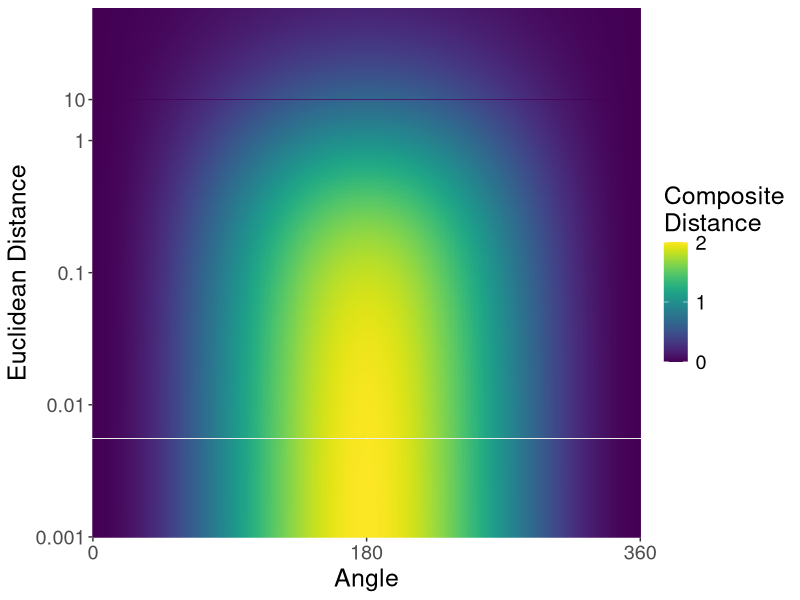
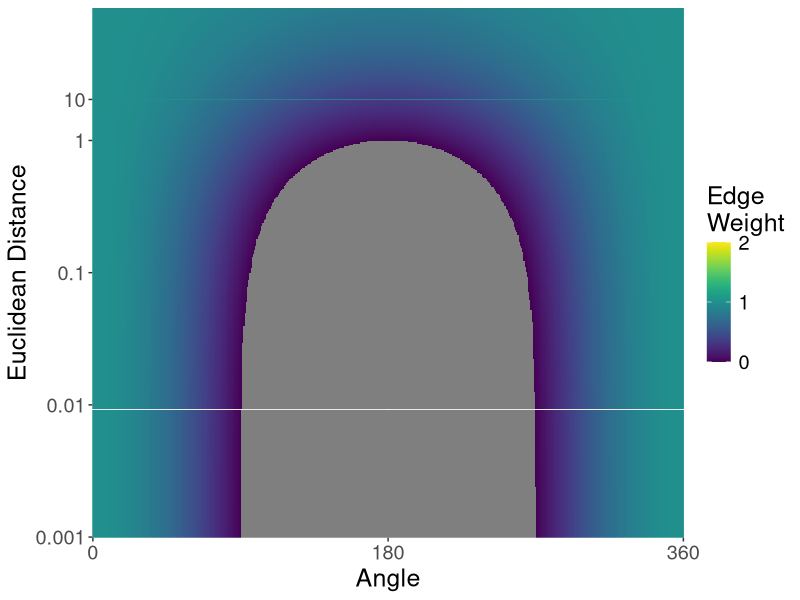
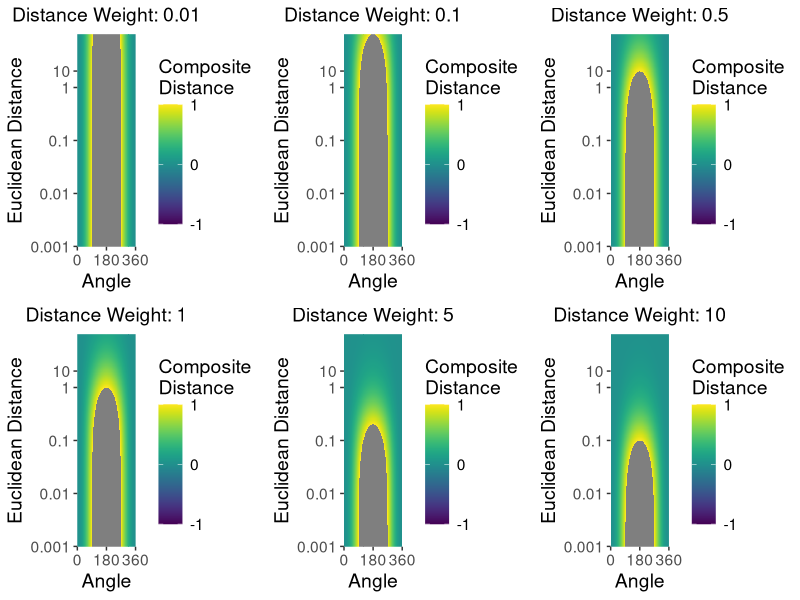
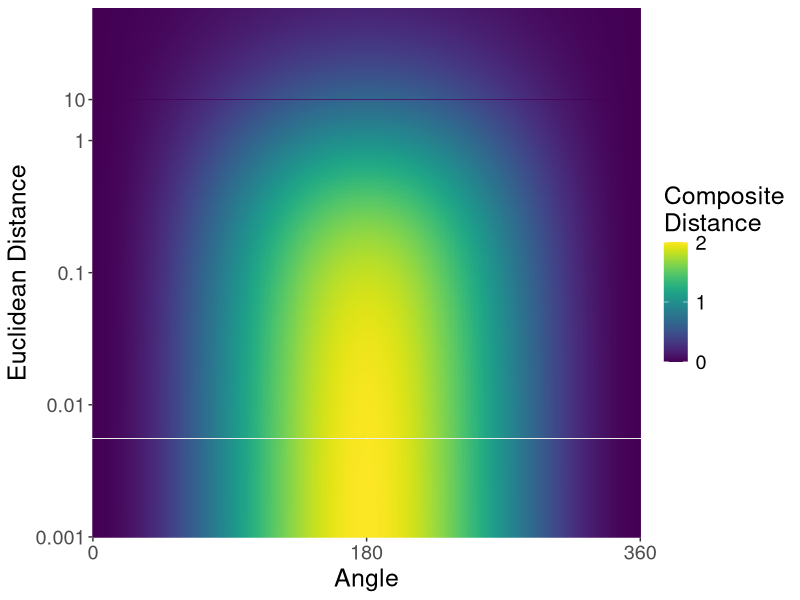
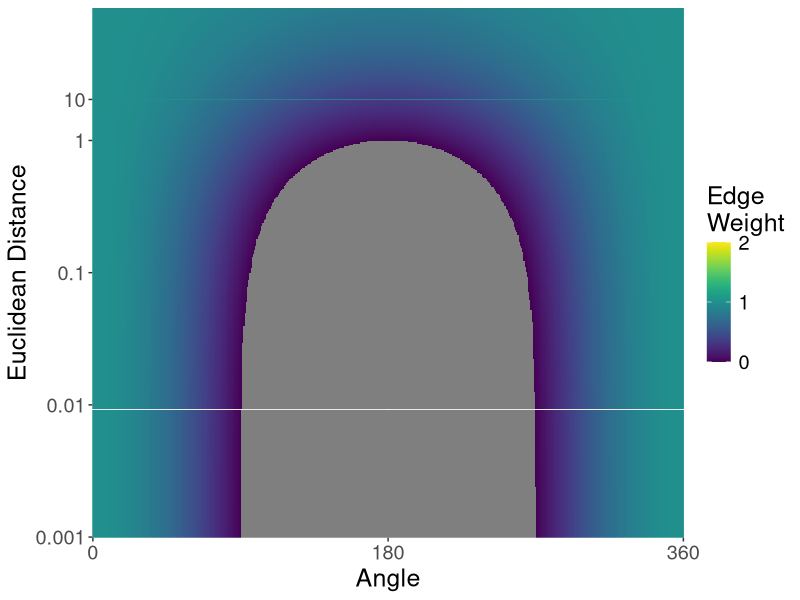

The R script that drew these images, in order:
### composite distance heatmap 
setwd("/Users/lylaatta/Documents/GitHub/veloviz/graphViz/figures")
#using velo_merfish environment 
library(ggplot2)
library(gridExtra)
library(reshape2)
library(viridis)
library(cowplot)
library(svglite)



#### Calculate composite distance for range of angles and euclidean distances
#### 
#EucDis weight = 1 
logd = seq(-3,1,0.01)
d = 10^logd #euclidean distance bw neighbor and projected state
a = as.numeric(formatC(seq(0,2*pi,((2*pi)/500)),digits = 3)) #angle bw velocity vector and 
negsim = 1 - cos(a)
inveuc = 1/(1+(d))
pwiseCDs = sapply(inveuc,function(x) x*negsim) #composite distance col=dist, row=angle 
#### Make heatmap of composite dist 
#melt for ggplot
colnames(pwiseCDs) = as.character(d)
rownames(pwiseCDs) = as.character(a)
cdLong = melt(pwiseCDs)
colnames(cdLong) = c("Angle","Distance","CD")
cdLong$Angle = as.character(cdLong$Angle)
cdLong$Distance = as.character(cdLong$Distance)
#plot heatmap
h <- ggplot(cdLong, aes(x=Angle, y=Distance, fill=CD)) + geom_tile() + 
                        labs(x="Angle",y="Euclidean Distance",fill = "Composite\nDistance") + 
                        scale_fill_viridis(limits = c(0,2), breaks = c(0,1,2)) +
                        scale_y_discrete(breaks = c(0.001,0.01,0.1,1,10)) + 
                        scale_x_discrete(breaks = c(0,3.14,6.28), labels = c("0","180","360")) +
                        theme(text = element_text(size = 18))
h
ggsave(file = "heatmap_cd2.png", plot = h, width = 8, height = 6)

#corresponding edge weights 
#### Make heatmap of edge weights 
ewLong = cdLong
ewLong$CD = 1 - ewLong$CD
colnames(ewLong) = c("Angle","Distance","EW")
hm2 = ggplot(ewLong, aes(x=Angle, y=Distance, fill=EW)) + geom_tile() + labs(x="Angle",y="Euclidean Distance",fill = "Edge\nWeight") + 
  scale_fill_viridis(limits = c(0,2), breaks = c(0,1,2)) +
  scale_y_discrete(expand=c(0,0), breaks = c(0.001,0.01,0.1,1,10,100)) + 
  scale_x_discrete(expand=c(0,0), breaks = c(0,3.14,6.28), labels = c("0","180","360")) +
  theme(text = element_text(size = 18))
hm2
ggsave(file = "heatmap_ew.png", plot = hm2, width = 8, height = 6)


#Change EucDis weight
ws = c(0.01,0.1,0.5,1,5,10)
hs = vector("list", length = 6)
for (w in c(1:length(ws))){
  currW = ws[w]
  inveuc = 1/(1+(currW*d))
  pwiseCDs = sapply(inveuc,function(x) x*negsim) #composite distance col=dist, row=angle 
  
  #### Make heatmap of composite dist 
  #melt for ggplot
  colnames(pwiseCDs) = as.character(d)
  rownames(pwiseCDs) = as.character(a)
  cdLong = melt(pwiseCDs)
  colnames(cdLong) = c("Angle","Distance","CD")
  cdLong$Angle = as.character(cdLong$Angle)
  cdLong$Distance = as.character(cdLong$Distance)
  #plot heatmap
  hs[[w]] <- ggplotGrob(ggplot(cdLong, aes(x=Angle, y=Distance, fill=CD)) + geom_tile() + 
    labs(title = paste("Distance Weight:",currW) ,x="Angle",y="Euclidean Distance",fill = "Composite\nDistance") + 
    scale_fill_viridis(limits = c(-1,1), breaks = c(-1,0,1)) +
    scale_y_discrete(breaks = c(0.001,0.01,0.1,1,10)) + 
    scale_x_discrete(breaks = c(0,3.14,6.28), labels = c("0","180","360")) +
    theme(text = element_text(size = 14), plot.title = element_text(size = 14, hjust = 0.5)))
}

g = grid.arrange(hs[[1]],hs[[2]],hs[[3]],hs[[4]],hs[[5]],hs[[6]],ncol = 3)
ggsave("weightedCD.png",plot = g,width = 12, height = 6)

# ggsave(file = "heatmap.svg", plot = hm, width = 8, height = 6)
# ggsave(file = "heatmap.png", plot = hm, width = 8, height = 6)
